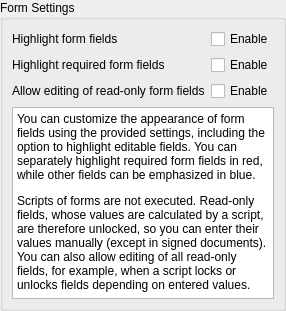
       <widget class="QWidget" name="formPage">
        <layout class="QVBoxLayout" name="formPageLayout">
         <property name="leftMargin">
          <number>0</number>
         </property>
         <property name="topMargin">
          <number>0</number>
         </property>
         <property name="rightMargin">
          <number>0</number>
         </property>
         <property name="bottomMargin">
          <number>0</number>
         </property>
         <item>
          <widget class="QGroupBox" name="formGroupBox">
           <property name="title">
            <string>Form Settings</string>
           </property>
           <layout class="QVBoxLayout" name="verticalLayout_7" stretch="0,1">
            <item>
             <layout class="QGridLayout" name="formWidgetsLayout">
              <item row="0" column="0">
               <widget class="QLabel" name="formHighlightFieldsLabel">
                <property name="text">
                 <string>Highlight form fields</string>
                </property>
               </widget>
              </item>
              <item row="1" column="0">
               <widget class="QLabel" name="formHighlightRequiredFieldsLabel">
                <property name="text">
                 <string>Highlight required form fields</string>
                </property>
               </widget>
              </item>
              <item row="0" column="1">
               <widget class="QCheckBox" name="formHighlightFieldsCheckBox">
                <property name="text">
                 <string>Enable</string>
                </property>
               </widget>
              </item>
              <item row="1" column="1">
               <widget class="QCheckBox" name="formHighlightRequiredFieldsCheckBox">
                <property name="text">
                 <string>Enable</string>
                </property>
               </widget>
              </item>
              <item row="2" column="0">
               <widget class="QLabel" name="formEditReadOnlyFieldsLabel">
                <property name="text">
                 <string>Allow editing of read-only form fields</string>
                </property>
               </widget>
              </item>
              <item row="2" column="1">
               <widget class="QCheckBox" name="formEditReadOnlyFieldsCheckBox">
                <property name="text">
                 <string>Enable</string>
                </property>
               </widget>
              </item>
             </layout>
            </item>
            <item>
             <widget class="QTextBrowser" name="formHelpTextBrowser">
              <property name="html">
               <string>&lt;!DOCTYPE HTML PUBLIC &quot;-//W3C//DTD HTML 4.0//EN&quot; &quot;http://www.w3.org/TR/REC-html40/strict.dtd&quot;&gt;
&lt;html&gt;&lt;head&gt;&lt;meta name=&quot;qrichtext&quot; content=&quot;1&quot; /&gt;&lt;meta charset=&quot;utf-8&quot; /&gt;&lt;style type=&quot;text/css&quot;&gt;
p, li { white-space: pre-wrap; }
hr { height: 1px; border-width: 0; }
li.unchecked::marker { content: &quot;\2610&quot;; }
li.checked::marker { content: &quot;\2612&quot;; }
&lt;/style&gt;&lt;/head&gt;&lt;body style=&quot; font-family:'Segoe UI'; font-size:9pt; font-weight:400; font-style:normal;&quot;&gt;
&lt;p style=&quot; margin-top:12px; margin-bottom:12px; margin-left:0px; margin-right:0px; -qt-block-indent:0; text-indent:0px;&quot;&gt;You can customize the appearance of form fields using the provided settings, including the option to highlight editable fields. You can separately highlight required form fields in red, while other fields can be emphasized in blue. &lt;/p&gt;&lt;p style=&quot; margin-top:12px; margin-bottom:12px; margin-left:0px; margin-right:0px; -qt-block-indent:0; text-indent:0px;&quot;&gt;Scripts of forms are not executed. Read-only fields, whose values are calculated by a script, are therefore unlocked, so you can enter their values manually (except in signed documents). You can also allow editing of all read-only fields, for example, when a script locks or unlocks fields depending on entered values. &lt;/p&gt;&lt;/body&gt;&lt;/html&gt;</string>
              </property>
             </widget>
            </item>
           </layout>
          </widget>
         </item>
        </layout>
       </widget>
